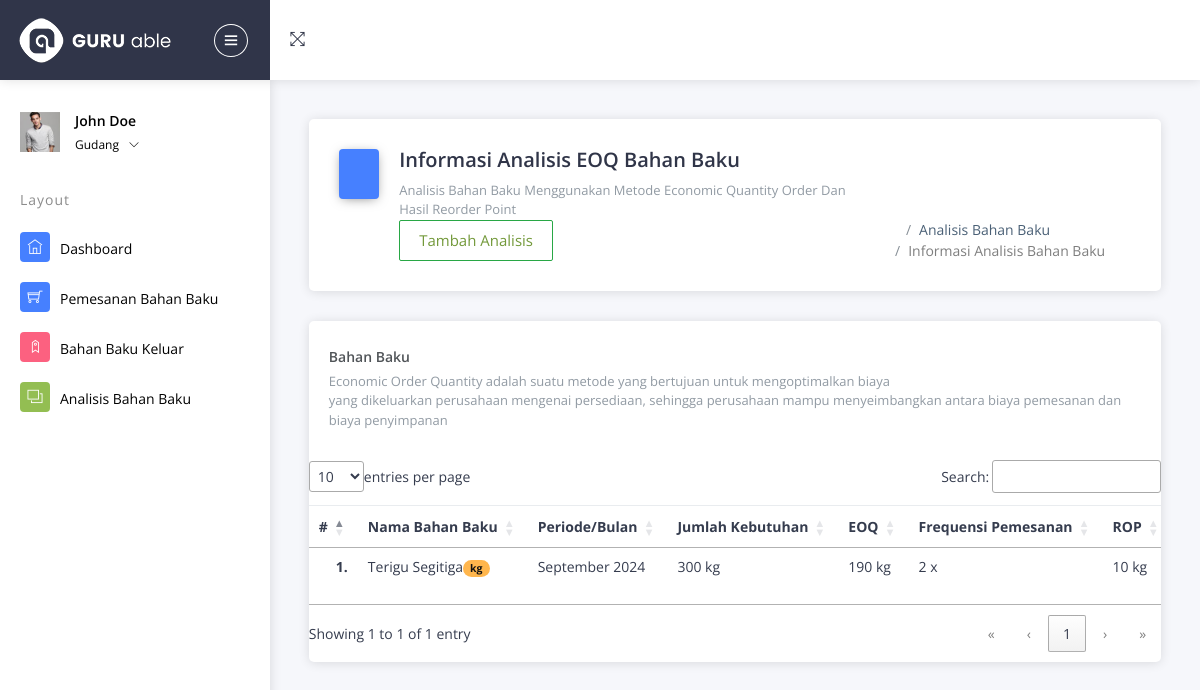
Page /Gudang/cAnalisis/view/1 (signed in) on the committed database.
### tables this page shows
CREATE TABLE `analisis` (
  `id_analisis` int(11) NOT NULL,
  `id_barang` int(11) NOT NULL,
  `periode` int(11) NOT NULL,
  `tahun` int(11) NOT NULL,
  `eoq` int(11) NOT NULL,
  `rop` int(11) NOT NULL,
  `total_kebutuhan` int(11) NOT NULL,
  `frequensi` int(11) NOT NULL
);

CREATE TABLE `barang` (
  `id_barang` int(11) NOT NULL,
  `id_kategori` int(11) NOT NULL,
  `nama_barang` varchar(125) NOT NULL,
  `keterangan` varchar(20) NOT NULL,
  `harga_supplier` varchar(20) NOT NULL,
  `gambar` text NOT NULL,
  `stok_min` int(11) NOT NULL,
  `eoq` int(11) NOT NULL,
  `stok_gudang` int(11) NOT NULL
);

### application/controllers/Gudang/cAnalisis.php (called while the page is built, shortened)
<?php
class cAnalisis extends CI_Controller
{
	public function view($id_barang)
	{
		$data = array(
			'id_barang' => $id_barang,
			'dt_view' => $this->db->query("SELECT * FROM `analisis` JOIN barang ON analisis.id_barang=barang.id_barang WHERE barang.id_barang='" . $id_barang . "'")->result()
		);
		$this->load->view('Gudang/Layouts/head');
		$this->load->view('Gudang/Layouts/sidebar');
		$this->load->view('Gudang/Analisis/vView', $data);
		$this->load->view('Gudang/Layouts/footer');
	}
}

### index.php (called while the page is built, shortened)
<?php
require_once BASEPATH.'core/CodeIgniter.php';

### application/views/Gudang/Analisis/vView.php (the view, shortened to what this page needs)
<div class="pcoded-content">
	<div class="pcoded-inner-content">
		<div class="main-body">
			<div class="page-wrapper">
				<div class="page-header card">
					<div class="row align-items-end">
						<div class="col-lg-8">
							<div class="page-header-title">
								<i class="icofont icofont-chart-pie bg-c-blue"></i>
								<div class="d-inline">
									<h4>Informasi Analisis EOQ Bahan Baku</h4>
									<span>Analisis bahan baku menggunakan metode Economic Quantity Order dan hasil Reorder Point</span><br>
									<button type="button" class="btn btn-outline-success" data-toggle="modal" data-target="#exampleModal">
										Tambah Analisis
									</button>
									<br>
								</div>
							</div>
						</div>
						<div class="col-lg-4">
							<div class="page-header-breadcrumb">
								<ul class="breadcrumb-title">
									<li class="breadcrumb-item">
										<a href="index.html">
											<i class="icofont icofont-home"></i>
										</a>
									</li>
									<li class="breadcrumb-item"><a href="#!">Analisis Bahan Baku</a>
									</li>
									<li class="breadcrumb-item"><a href="#!">Informasi Analisis Bahan Baku</a>
									</li>
								</ul>
							</div>
						</div>
					</div>
				</div>
				<div class="page-body">
					<div class="card">
						<div class="card-header">
							<h5>Bahan Baku</h5>
							<span>Economic Order Quantity adalah suatu metode yang bertujuan untuk mengoptimalkan biaya<br> yang dikeluarkan perusahaan mengenai persediaan, sehingga perusahaan mampu menyeimbangkan antara biaya pemesanan dan biaya penyimpanan</span>
							<div class="card-header-right">
								<ul class="list-unstyled card-option">
									<li><i class="icofont icofont-simple-left "></i></li>
								</ul>
							</div>
						</div>
						<div class="card-block table-border-style">
							<div class="table-responsive">
								<table class="table" id="belum_bayar">
									<thead>
										<tr>
											<th>#</th>
											<th>Nama Bahan Baku</th>
											<th>Periode/Bulan</th>
											<th>Jumlah Kebutuhan</th>
											<th>EOQ </th>
											<th>Frequensi Pemesanan</th>
											<th>ROP</th>
										</tr>
									</thead>
									<tbody>
										<?php
										$no = 1;
										foreach ($dt_view as $key => $value) {
										?>
											<tr>
												<th scope="row"><?= $no++ ?>.</th>
												<td><?= $value->nama_barang ?><span class="badge badge-warning"><?= $value->keterangan ?></span></td>
												<td><?php if ($value->periode == '1') {
														echo 'Januari';
													} else if ($value->periode == '2') {
														echo 'Februari';
													} else if ($value->periode == '3') {
														echo 'Maret';
													} else if ($value->periode == '4') {
														echo 'April';
													} else if ($value->periode == '5') {
														echo 'Mei';
													} else if ($value->periode == '6') {
														echo 'Juni';
													} else if ($value->periode == '7') {
														echo 'Juli';
													} else if ($value->periode == '8') {
														echo 'Agustus';
													} else if ($value->periode == '9') {
														echo 'September';
													} else if ($value->periode == '10') {
														echo 'Oktober';
													} else if ($value->periode == '11') {
														echo 'November';
													} else if ($value->periode == '12') {
														echo 'Desember';
													} ?> <?= $value->tahun ?></td>
												<td><?= $value->total_kebutuhan ?> <?= $value->keterangan ?></td>
												<td><?= $value->eoq ?> <?= $value->keterangan ?></td>
												<td><?= $value->frequensi ?> x</td>
												<td><?= $value->rop ?> <?= $value->keterangan ?></td>
											</tr>
										<?php
										} ?>
									</tbody>
								</table>
							</div>
						</div>
					</div>
				</div>
			</div>
		</div>
	</div>
</div>
</div>
</div>
</div>
</div>

### rows in the picture
analisis: id_barang.nama_barang "Terigu Segitiga", id_barang.keterangan "kg", periode "September", tahun "2024", total_kebutuhan "300", id_barang.eoq "190", frequensi "2", rop "10"
